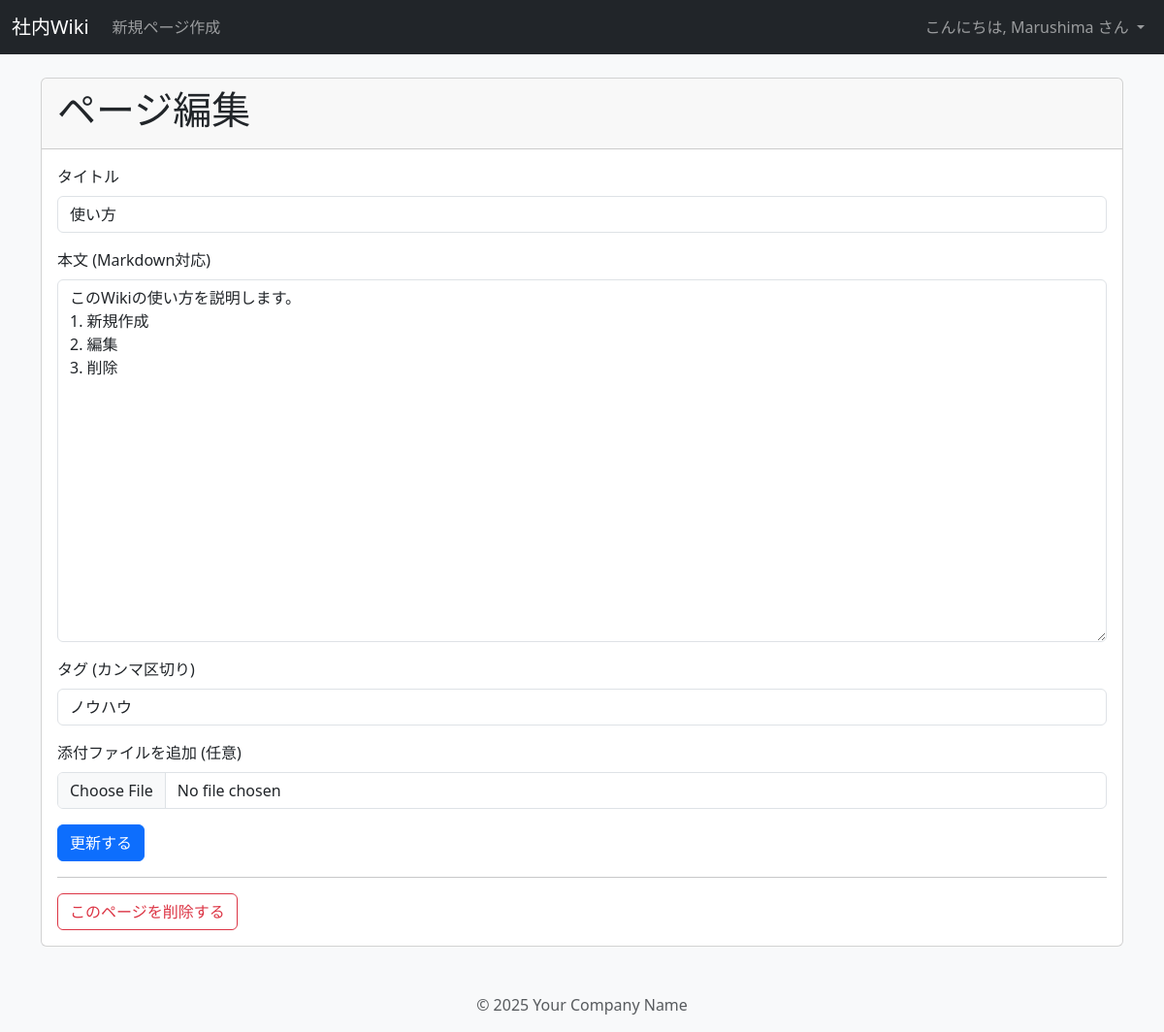
Screenshot of /edit/2 (signed in) with the database file from the repository.
### tables this page shows
CREATE TABLE users (
    id INTEGER PRIMARY KEY AUTOINCREMENT,
    username TEXT UNIQUE NOT NULL,
    password TEXT NOT NULL
);

CREATE TABLE pages (
    id INTEGER PRIMARY KEY AUTOINCREMENT,
    title TEXT UNIQUE NOT NULL,
    content TEXT NOT NULL,
    created_at TIMESTAMP NOT NULL DEFAULT CURRENT_TIMESTAMP,
    author_id INTEGER NOT NULL,
    updated_by_id INTEGER,
    -- 外部キー制約：author_idはusersテーブルのidを参照する
    FOREIGN KEY (author_id) REFERENCES users (id),
    -- 外部キー制約：updated_by_idはusersテーブルのidを参照する
    FOREIGN KEY (updated_by_id) REFERENCES users (id)
);

CREATE TABLE tags (
    id INTEGER PRIMARY KEY AUTOINCREMENT,
    name TEXT UNIQUE NOT NULL
);

### app.py (the view, shortened to what this page needs)
@app.route('/edit/<int:page_id>', methods=['GET', 'POST'])
@login_required
def edit_page(page_id):
    db = get_db()
    cur = db.execute('SELECT id, title, content FROM pages WHERE id = ?', (page_id,))
    page = cur.fetchone()
    if page is None:
        abort(404)
    cur = db.execute("""
        SELECT t.name FROM tags t JOIN page_tags pt ON t.id = pt.tag_id
        WHERE pt.page_id = ?
    """, (page_id,))
    existing_tags_list = [row['name'] for row in cur.fetchall()]
    existing_tags = ', '.join(existing_tags_list)
    return render_template('edit.html', page=page, existing_tags=existing_tags)

### app.py (called while the page is built)
def connect_db():
    rv = sqlite3.connect(app.config['DATABASE'])
    rv.row_factory = sqlite3.Row
    return rv

def get_db():
    if not hasattr(g, 'sqlite_db'):
        g.sqlite_db = connect_db()
    return g.sqlite_db

@login_manager.user_loader
def load_user(user_id):
    db = get_db()
    cur = db.execute('SELECT id, username, password FROM users WHERE id = ?', (user_id,))
    user_data = cur.fetchone()
    if user_data is None:
        return None
    return User(id=user_data['id'], username=user_data['username'], password=user_data['password'])

### templates/edit.html (shortened to what this page needs)
{% extends 'layout.html' %}
{% block content %}
    <div class="card">
        <div class="card-header">
            <h1>ページ編集</h1>
        </div>
        <div class="card-body">
            <form action="{{ url_for('edit_page', page_id=page.id) }}" method="post" enctype="multipart/form-data">
                <div class="mb-3">
                    <label for="title" class="form-label">タイトル</label>
                    <input type="text" class="form-control" id="title" name="title" value="{{ page.title }}" required>
                </div>
                <div class="mb-3">
                    <label for="markdown-editor" class="form-label">本文 (Markdown対応)</label>
                    <textarea class="form-control" name="content" rows="15" id="markdown-editor">{{ page.content }}</textarea>
                </div>
                <div class="mb-3">
                    <label for="tags" class="form-label">タグ (カンマ区切り)</label>
                    <input type="text" class="form-control" id="tags" name="tags" value="{{ existing_tags or '' }}">
                </div>
                <div class="mb-3">
                    <label for="upload_file" class="form-label">添付ファイルを追加 (任意)</label>
                    <input class="form-control" type="file" id="upload_file" name="upload_file">
                </div>
                <button type="submit" class="btn btn-primary">更新する</button>
            </form>
            <hr>
            <form action="{{ url_for('delete_page', page_id=page.id) }}" method="post" style="display: inline;">
                <button type="submit" class="btn btn-outline-danger" onclick="return confirm('本当にこのページを削除しますか？元に戻せません。')">
                    このページを削除する
                </button>
            </form>
        </div>
    </div>
{% endblock %}

### templates/layout.html (shortened to what this page needs)
<!DOCTYPE html>
<html lang="ja">
<head>
    <link href="https://cdn.jsdelivr.net/npm/bootstrap@5.3.3/dist/css/bootstrap.min.css" rel="stylesheet">
    <link rel="stylesheet" href="https://maxcdn.bootstrapcdn.com/font-awesome/4.7.0/css/font-awesome.min.css">
    <link rel="stylesheet" href="{{ url_for('static', filename='easymde.min.css') }}">
</head>
<body class="bg-light">
    <nav class="navbar navbar-expand-lg navbar-dark bg-dark">
        <div class="container-fluid">
            <a class="navbar-brand" href="{{ url_for('show_pages') }}">社内Wiki</a>
            <div class="collapse navbar-collapse">
                <ul class="navbar-nav me-auto mb-2 mb-lg-0">
                    {% if current_user.is_authenticated %}
                    <li class="nav-item">
                        <a class="nav-link" href="{{ url_for('add_page') }}">新規ページ作成</a>
                    </li>
                    {% endif %}
                </ul>
                <ul class="navbar-nav">
                    {% if current_user.is_authenticated %}
                        <li class="nav-item dropdown">
                            <a class="nav-link dropdown-toggle" href="#" role="button" data-bs-toggle="dropdown" aria-expanded="false">
                                こんにちは, {{ current_user.username }} さん
                            </a>
                        </li>
                    {% else %}
                        <li class="nav-item">
                            <a class="nav-link" href="{{ url_for('login') }}">ログイン</a>
                        </li>
                    {% endif %}
                </ul>
            </div>
        </div>
    </nav>
    <main class="container mt-4">
        {% block content %}{% endblock %}
    </main>
    <footer class="container text-center mt-5 mb-3 text-muted">
        <p>&copy; 2025 Your Company Name</p>
    </footer>
</body>
</html>

### rows the page displays
users: username "Marushima"
pages: title "使い方", content "このWikiの使い方を説明します。 1. 新規作成 2. 編集 3. 削除"
tags: tags "ノウハウ"
